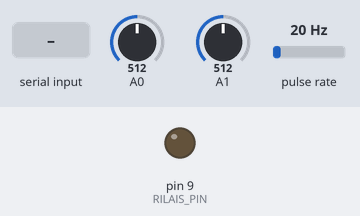
Recording of a sketch running on a simulated Arduino Uno, built with avr-gcc and run on an emulated ATmega328P. On the bench: output pins drawn as LEDs (lit = HIGH). Wiring (inferred from the names in the program): pulse sensor: data pin 2. The test bench sets the inputs (shaded band); at power-on: A0 = 512, A1 = 512, pulse rate 20 Hz. What the sketch prints to the serial monitor is not drawn.

Above: at 1.2 s.
1.3 s: "30,150\n" received over Serial
Timing chart, 0 to 4.3 s (numbered marks = the images above; inputs shaded):
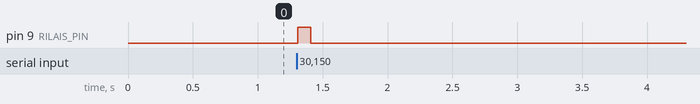

The sketch:

motortesting_arduino.ino
```cpp
#include <Wire.h>
#include <Adafruit_MCP4725.h>

Adafruit_MCP4725 dac;

int SENSORPIN = 2;
int RILAIS_PIN = 9;
int HOLES = 20;
volatile unsigned long count, t2;
unsigned long t1;
double rpm;
int voltage;
int timeout_time_in_millis = 500;
int read_voltage;
int read_current;
unsigned long start;

void interrupt_handler() {
    count += 1;
    t2 = micros();
}

double calc_rpm(unsigned long t1, volatile unsigned long t2, volatile unsigned long count) {
    double T_in_micro_s = HOLES * (t2 - t1) / count;
    return (unsigned) (long) (60000000 / T_in_micro_s);
}

void setup() {
    Serial.begin(9600);
    dac.begin(0x62);
    count, t1, t2, rpm = 0;
    pinMode(SENSORPIN, INPUT);
    attachInterrupt(digitalPinToInterrupt(SENSORPIN), interrupt_handler, RISING);
    pinMode(RILAIS_PIN, OUTPUT);
    voltage = 0;
}

void loop() {
    if (t2 > t1) {
        rpm = calc_rpm(t1, t2, count);
        t1 = t2;
        count = 0;
    } else {
          double theoretical_rpm = calc_rpm(t1, micros(), 1);
          if (theoretical_rpm < rpm) {
              rpm = theoretical_rpm;
          }
    }
    read_voltage = analogRead(A0);
    read_current = analogRead(A1);
    String to_send_string = String(round(rpm)) + "," + String(round(read_voltage)) + "," + String(round(read_current));
    Serial.println(to_send_string);
    start = millis();
    while(!Serial.available() > 0) {
        if (millis() - start > 100) {
            dac.setVoltage(0, false);
            digitalWrite(RILAIS_PIN, LOW);
        }
    }
    String incomingData = Serial.readStringUntil('\n');
    voltage = incomingData.toInt();
    if (voltage < 255 / 6) {
        digitalWrite(RILAIS_PIN, HIGH);
        dac.setVoltage(0, false);
    } else {
        digitalWrite(RILAIS_PIN, LOW);
        dac.setVoltage((int) (voltage * 16), false);
    }
}
```

Measured:
- after the input at 1.3 s, pin 9 (RILAIS_PIN): LOW → HIGH at once, → LOW 0.10 s later
